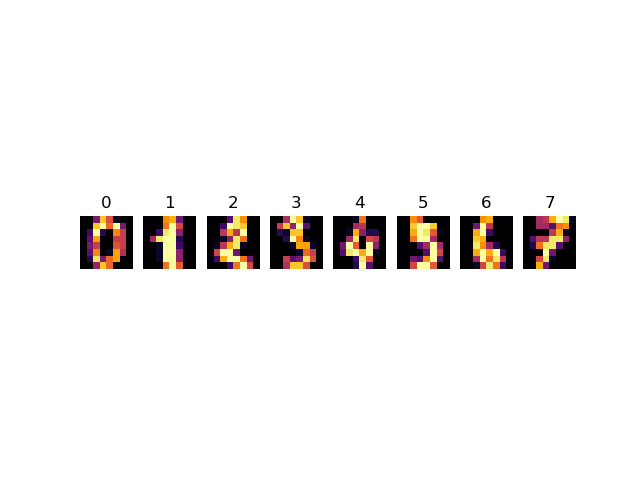

Source code (Python):
import  matplotlib.pyplot as plt
from sklearn.datasets import load_digits
from sklearn.svm import SVC
from sklearn.metrics import classification_report,confusion_matrix
data=load_digits()
#print data.shape()
X=data.images
y=data.target
ilabels=list(zip(X,y))
for index,(image,label) in enumerate(ilabels[:8]):
	plt.subplot(1,8,index+1)
	plt.axis('off')
	plt.imshow(image,cmap='inferno',interpolation='nearest')
	plt.title(label)
plt.show()
print(X.shape)
n=len(X)
X=X.reshape(n,-1)
print(X.shape)
X_train=X[:n//2]
y_train=y[:n//2]
X_test=X[n//2:]
y_test=y[n//2:]
model=SVC(gamma=0.001)
model.fit(X_train,y_train)
p=model.predict(X_test)
print(y_train.shape)
print(p.shape)
c=classification_report(y_test,p)
print(confusion_matrix(y_test,p))
print(c)
